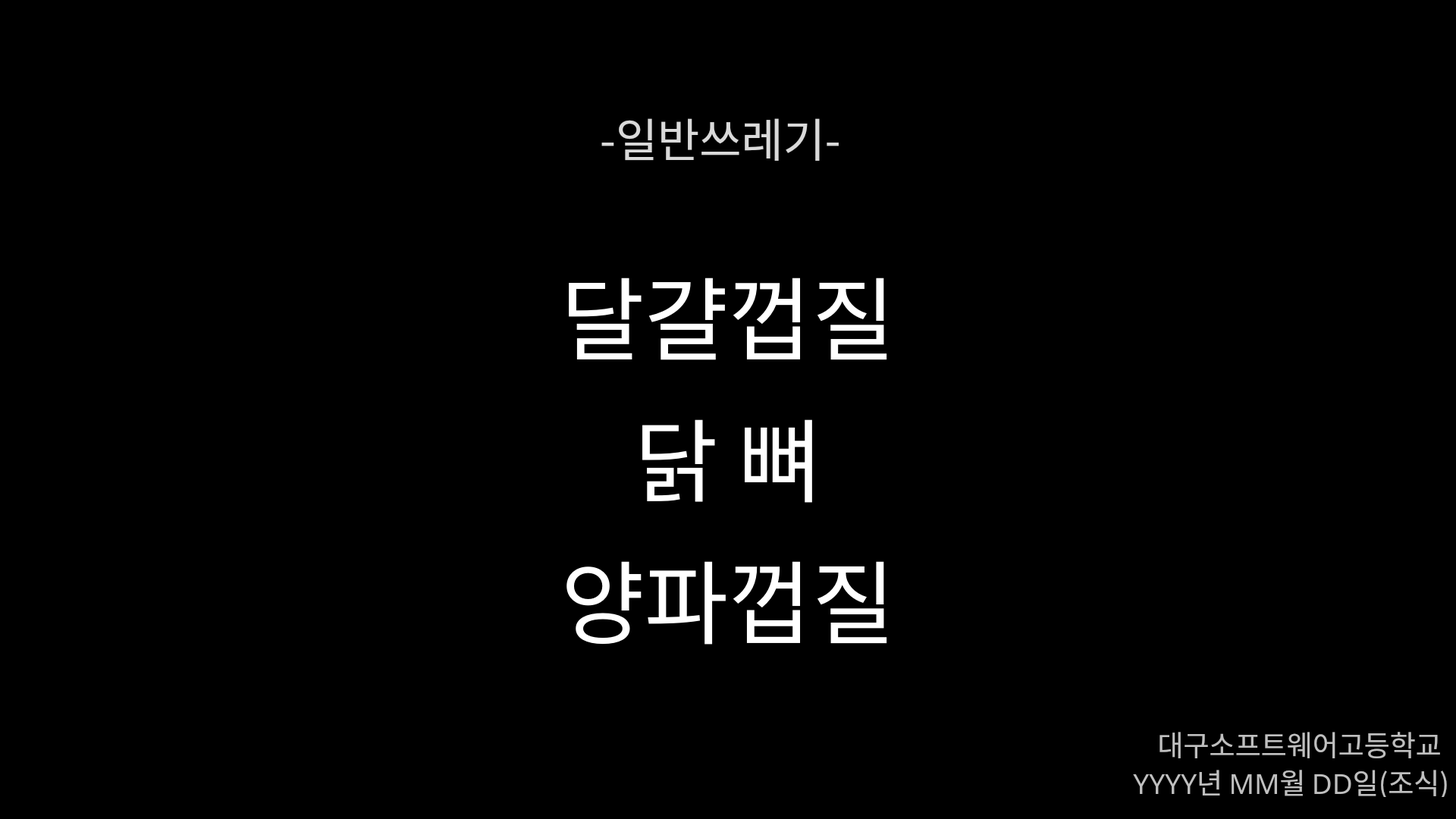
<?xml version="1.0" encoding="UTF-8"?>
<ui version="4.0">
 <class>MainWindow</class>
 <widget class="QMainWindow" name="MainWindow">
  <property name="geometry">
   <rect>
    <x>0</x>
    <y>0</y>
    <width>1920</width>
    <height>1080</height>
   </rect>
  </property>
  <property name="windowTitle">
   <string>MainWindow</string>
  </property>
  <property name="styleSheet">
   <string notr="true">background-color: black;</string>
  </property>
  <widget class="QWidget" name="centralwidget">
   <property name="styleSheet">
    <string notr="true"/>
   </property>
   <widget class="QLabel" name="trash_menu">
    <property name="geometry">
     <rect>
      <x>475</x>
      <y>240</y>
      <width>970</width>
      <height>721</height>
     </rect>
    </property>
    <property name="font">
     <font>
      <family>배달의민족 도현</family>
      <pointsize>90</pointsize>
     </font>
    </property>
    <property name="mouseTracking">
     <bool>true</bool>
    </property>
    <property name="styleSheet">
     <string notr="true">color : rgb(255,255,255)
</string>
    </property>
    <property name="text">
     <string>&lt;html&gt;&lt;head/&gt;&lt;body&gt;&lt;p&gt;달걀껍질&lt;/p&gt;&lt;p&gt;닭 뼈&lt;/p&gt;&lt;p&gt;양파껍질&lt;/p&gt;&lt;/body&gt;&lt;/html&gt;</string>
    </property>
    <property name="textFormat">
     <enum>Qt::AutoText</enum>
    </property>
    <property name="alignment">
     <set>Qt::AlignCenter</set>
    </property>
   </widget>
   <widget class="QLabel" name="trash_title">
    <property name="geometry">
     <rect>
      <x>550</x>
      <y>130</y>
      <width>800</width>
      <height>101</height>
     </rect>
    </property>
    <property name="font">
     <font>
      <family>서울남산체 EB</family>
      <pointsize>45</pointsize>
     </font>
    </property>
    <property name="styleSheet">
     <string notr="true">color : rgb(217,217,217)
</string>
    </property>
    <property name="text">
     <string>-일반쓰레기-</string>
    </property>
    <property name="alignment">
     <set>Qt::AlignCenter</set>
    </property>
   </widget>
   <widget class="QLabel" name="trash_day">
    <property name="geometry">
     <rect>
      <x>1470</x>
      <y>1010</y>
      <width>441</width>
      <height>41</height>
     </rect>
    </property>
    <property name="font">
     <font>
      <family>서울남산체 B</family>
      <pointsize>28</pointsize>
     </font>
    </property>
    <property name="styleSheet">
     <string notr="true">color : rgb(191,191,191)
</string>
    </property>
    <property name="text">
     <string>YYYY년 MM월 DD일(조식)</string>
    </property>
    <property name="alignment">
     <set>Qt::AlignRight|Qt::AlignTrailing|Qt::AlignVCenter</set>
    </property>
   </widget>
   <widget class="QLabel" name="trash_school">
    <property name="geometry">
     <rect>
      <x>1460</x>
      <y>960</y>
      <width>441</width>
      <height>41</height>
     </rect>
    </property>
    <property name="font">
     <font>
      <family>서울남산체 B</family>
      <pointsize>28</pointsize>
     </font>
    </property>
    <property name="styleSheet">
     <string notr="true">color : rgb(191,191,191)
</string>
    </property>
    <property name="text">
     <string>대구소프트웨어고등학교</string>
    </property>
    <property name="alignment">
     <set>Qt::AlignRight|Qt::AlignTrailing|Qt::AlignVCenter</set>
    </property>
   </widget>
  </widget>
  <widget class="QStatusBar" name="statusbar"/>
 </widget>
 <resources/>
 <connections/>
</ui>
